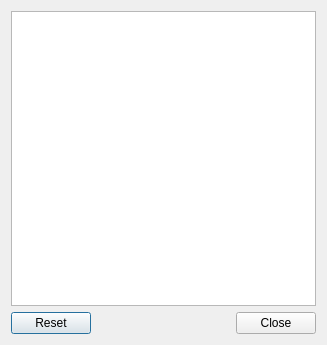
<?xml version="1.0" encoding="UTF-8"?>
<ui version="4.0">
 <class>LogViewer</class>
 <widget class="QDialog" name="LogViewer">
  <property name="geometry">
   <rect>
    <x>0</x>
    <y>0</y>
    <width>327</width>
    <height>345</height>
   </rect>
  </property>
  <property name="windowTitle">
   <string>Connection Log</string>
  </property>
  <layout class="QVBoxLayout" name="verticalLayout">
   <item>
    <widget class="QPlainTextEdit" name="m_LogWindow">
     <property name="readOnly">
      <bool>true</bool>
     </property>
    </widget>
   </item>
   <item>
    <widget class="QDialogButtonBox" name="buttonBox">
     <property name="orientation">
      <enum>Qt::Horizontal</enum>
     </property>
     <property name="standardButtons">
      <set>QDialogButtonBox::Close|QDialogButtonBox::Reset</set>
     </property>
    </widget>
   </item>
  </layout>
 </widget>
 <resources/>
 <connections>
  <connection>
   <sender>buttonBox</sender>
   <signal>accepted()</signal>
   <receiver>LogViewer</receiver>
   <slot>accept()</slot>
   <hints>
    <hint type="sourcelabel">
     <x>248</x>
     <y>254</y>
    </hint>
    <hint type="destinationlabel">
     <x>157</x>
     <y>274</y>
    </hint>
   </hints>
  </connection>
  <connection>
   <sender>buttonBox</sender>
   <signal>rejected()</signal>
   <receiver>LogViewer</receiver>
   <slot>reject()</slot>
   <hints>
    <hint type="sourcelabel">
     <x>316</x>
     <y>260</y>
    </hint>
    <hint type="destinationlabel">
     <x>286</x>
     <y>274</y>
    </hint>
   </hints>
  </connection>
 </connections>
</ui>
